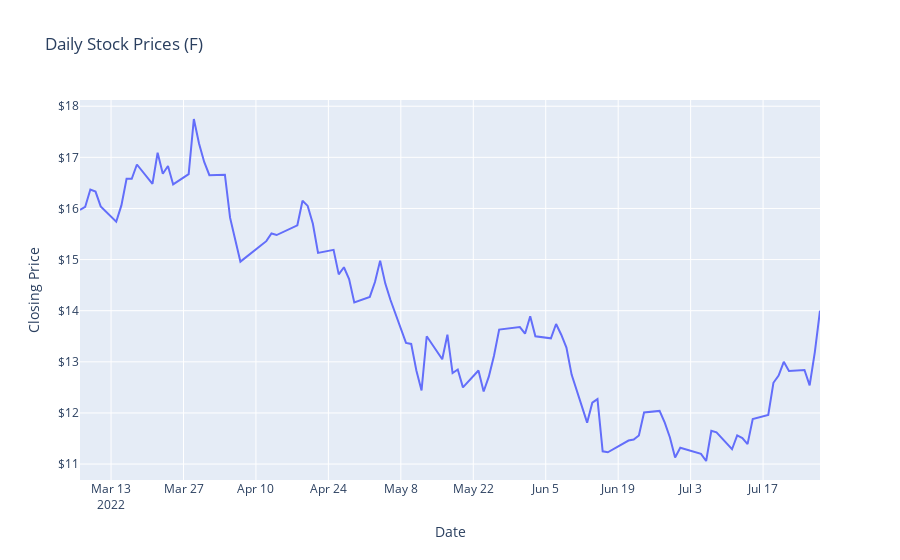

Notebook source saved alongside this figure:
### Code cell
# If your function works, we should be able to uncomment the lines below and use it like this:

#generate_stocks_report()
generate_stocks_report("F")
